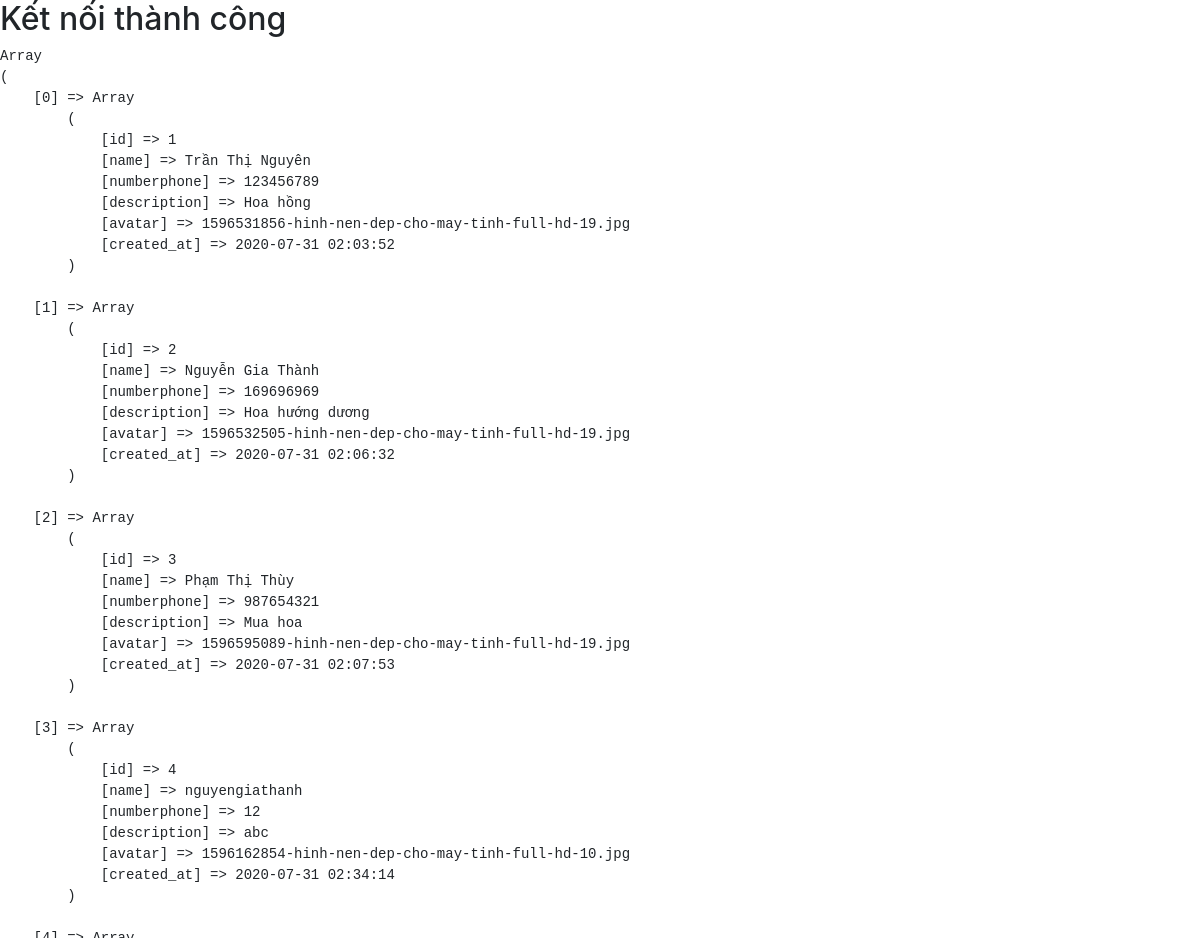
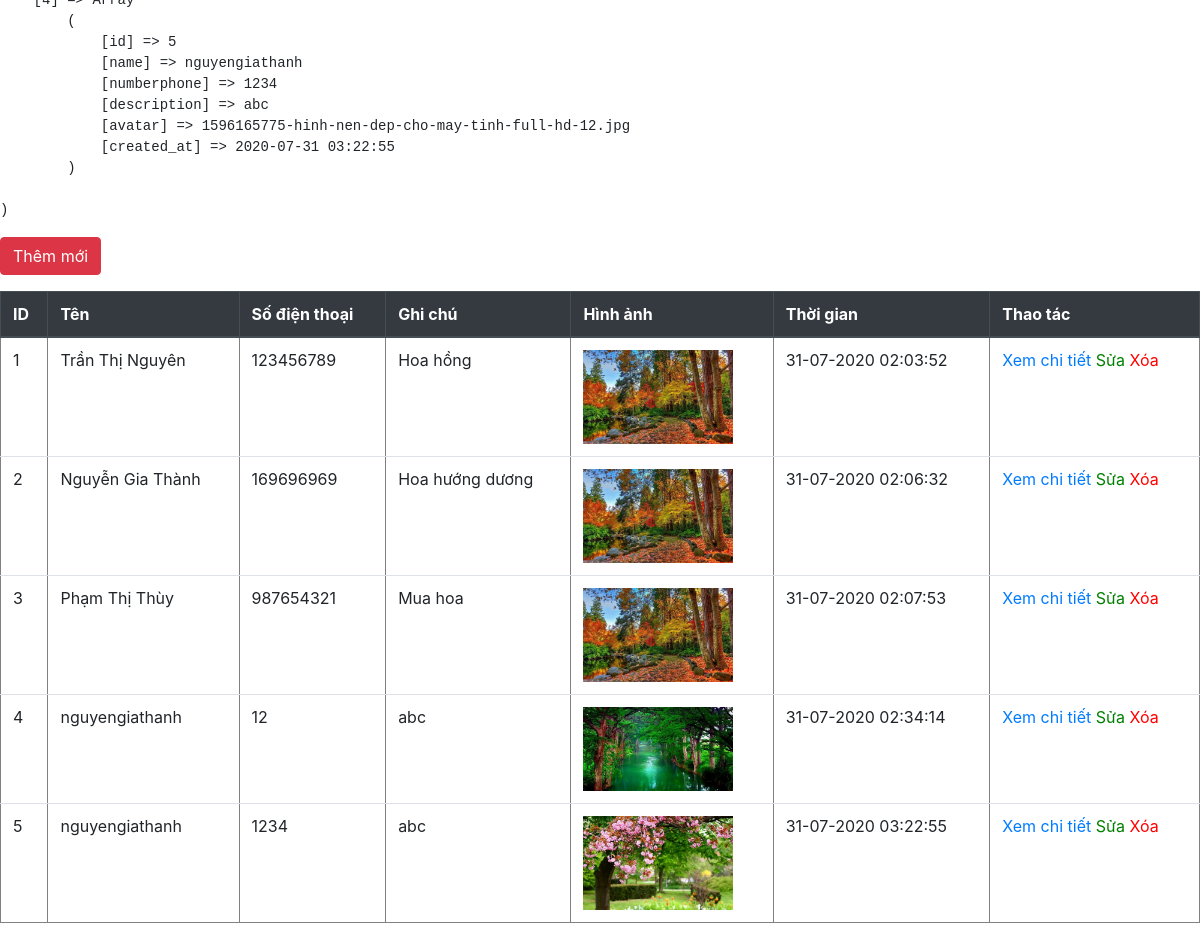
The app's page /category.php with its own data (2 pictures, top to bottom).
### tables this page shows
CREATE TABLE `tbl_user` (
  `id` int(11) NOT NULL,
  `name` varchar(255) NOT NULL,
  `numberphone` int(11) DEFAULT NULL,
  `description` text DEFAULT NULL,
  `avatar` varchar(255) DEFAULT NULL,
  `created_at` timestamp NOT NULL DEFAULT current_timestamp()
);

### category.php (the view, shortened to what this page needs)
<?php
    require_once 'database.php';
    $sql_select_all = "SELECT * FROM tbl_user";
    $result_all = mysqli_query($connection, $sql_select_all);
    $categories = mysqli_fetch_all($result_all, MYSQLI_ASSOC);
    echo "<pre>";
    print_r($categories);
    echo "</pre>";
?>
<head>
    <link rel="stylesheet" href="bootstrap-4.5.0-dist/css/bootstrap.min.css">
</head>
<body>
    <form action="create.php" method = "post">
        <input type="submit" name = "submit2" class="btn btn-danger" value = "Thêm mới">
    </form>
    <table class="table" border = "1" cellspacing = "0" cellpading = "8">
    <thead class="thead-dark">
      <tr>
        <th>ID</th>
        <th>Tên</th>
        <th>Số điện thoại</th>
        <th>Ghi chú</th>
        <th>Hình ảnh</th>
        <th>Thời gian</th>
        <th>Thao tác</th>
      </tr>
    </thead>
    <tbody>
    <?php foreach ($categories AS $values): ?>
      <tr>
        <td><?php echo $values['id']; ?></td>
        <td><?php echo $values['name']; ?></td>
        <td><?php echo $values['numberphone'] ?></td>
        <td><?php echo $values['description'] ?></td>
        <td>
            <img src="uploads/<?php echo $values['avatar'] ?>" width="150px">
        </td>
        <td>
            <?php
               echo date('d-m-Y H:i:s', strtotime($values['created_at']))
            ?>
        </td>
        <td>
        <?php
            $url_detail = 'detail.php?id=' . $values['id'];
            $url_update = 'update.php?id=' . $values['id'];
            $url_delete = 'delete.php?id=' . $values['id'];
            ?>
            <a href="<?php echo $url_detail; ?>"> Xem chi tiết</a>
            <a href="<?php echo $url_update; ?>" style = "color:green">Sửa</a>
            <a href="<?php echo $url_delete; ?>" onclick = "return confirm('Bạn muốn xóa?')"
            style = "color:red">Xóa</a>
        </td>
      </tr>
    <?php endforeach; ?>
    </tbody>
  </table>
</body>
</html>

### database.php (shortened to what this page needs)
<?php
    $connection = mysqli_connect(DB_HOST, DB_USERNAME, DB_PASSWORD, DB_NAME, DB_PORT);
    if (!$connection) {
        die ('Kết nối thất bại' . mysqli_connect_error());
    }
    else {
        echo "<h2> Kết nối thành công </h2>";
    }
?>

### records on screen
tbl_user: id "1", name "Trần Thị Nguyên", numberphone "123456789", description "Hoa hồng", avatar (picture), created_at "31-07-2020 02:03:52"
tbl_user: id "2", name "Nguyễn Gia Thành", numberphone "169696969", description "Hoa hướng dương", avatar (picture), created_at "31-07-2020 02:06:32"
tbl_user: id "3", name "Phạm Thị Thùy", numberphone "987654321", description "Mua hoa", avatar (picture), created_at "31-07-2020 02:07:53"
tbl_user: id "4", name "nguyengiathanh", numberphone "12", description "abc", avatar (picture), created_at "31-07-2020 02:34:14"
tbl_user: id "5", name "nguyengiathanh", numberphone "1234", description "abc", avatar (picture), created_at "31-07-2020 03:22:55"
